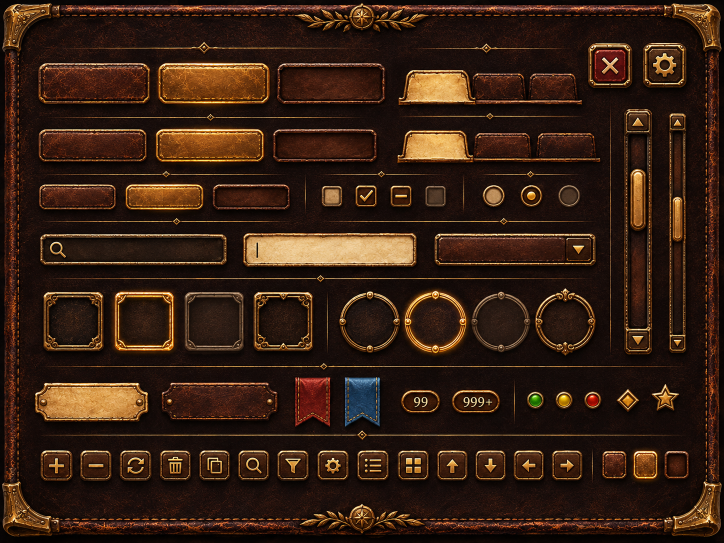
#> input picture art/sheet-kit.png, 1448 x 1086 px (shown at 1/2 size); the run also reads 2 pictures not shown here
$ python slice_assets.py
#> lines starting #> are read from the running program, lines starting #| are printed output that depends on the picture; after the words box and inside, x2 and y2 are one past the last pixel; in counts of white or black regions, pixels touching at a corner belong together
"""BIG CHRONICLE :: 에셋 시트 자르기

art/ 폴더의 에셋 시트 3장(사용자가 제공한 그림)에서 UI 조각을 잘라
(그리고 로고 그림 logo.png · title.png · minimap.png 가 있으면 바탕을 걷어 내)
투명 배경 TGA(2의 거듭제곱 크기)로 저장하고, 조각의 크기와 늘림 여백을
BigChronicle/UI/Atlas.lua 로 내보낸다.

    python3 tools/slice_assets.py [미리보기.png]

필요: Pillow, numpy, scipy
"""
import math
import pathlib
import sys

import numpy as np
from PIL import Image, ImageFilter
from scipy import ndimage as ndi

ROOT = pathlib.Path(__file__).resolve().parent.parent
ART = ROOT / "art"
MEDIA = ROOT / "BigChronicle" / "Media"
UIOUT = ROOT / "BigChronicle" / "UI" / "Atlas.lua"
(MEDIA / "UI").mkdir(parents=True, exist_ok=True)

SHEET = {
    "K": Image.open(ART / "sheet-kit.png").convert("RGB"),      # 버튼·칸·틀 모음 (가죽 바탕)
    "P": Image.open(ART / "sheet-panels.png").convert("RGB"),   # 판·탭·명판 모음
    "R": Image.open(ART / "sheet-parts.png").convert("RGB"),    # 인장·막대·아이콘 모음
}
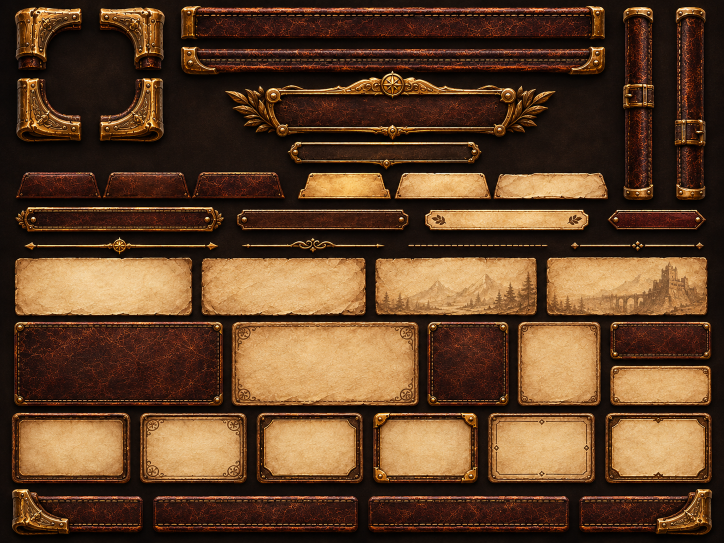
#> input picture art/sheet-panels.png, 1448 x 1086 px (shown at 1/2 size)
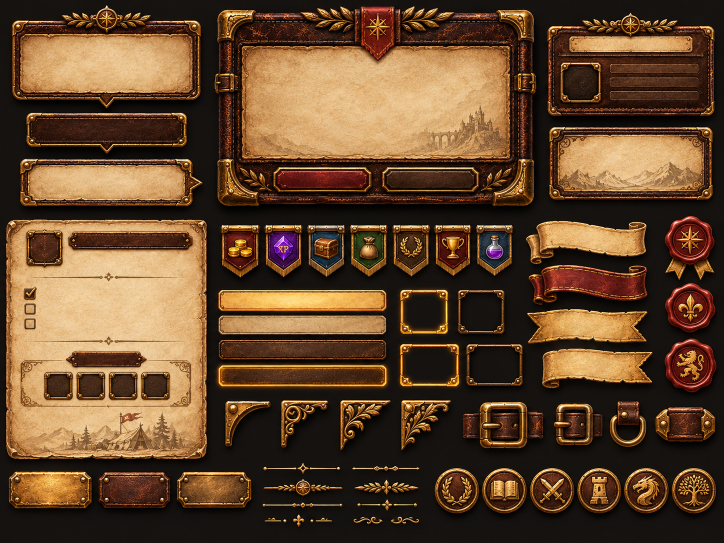
#> input picture art/sheet-parts.png, 1448 x 1086 px (shown at 1/2 size)
THR = {"K": 60, "P": 45, "R": 45}   # 바탕과 조각을 가르는 밝기
SCALE = 0.7                          # 게임에서 보이는 크기 ≈ 원본의 0.7배

atlas = {}
preview = []


def pot(n):
    """원본의 0.7배 이상을 담는 가장 작은 2의 거듭제곱"""
    return max(16, 2 ** math.ceil(math.log2(max(1.0, n * SCALE))))


def save(name, img, **meta):
    w, h = img.size
    out = img.resize((pot(w), pot(h)), Image.LANCZOS)
    out.save(MEDIA / "UI" / f"{name}.tga")
    atlas[name] = dict(w=w, h=h, **meta)
    preview.append((name, img))
    return img


def mask_of(rgb, thr, close=2, fill=True):
    a = np.asarray(rgb).astype(np.int32)
    m = a.max(axis=2) > thr
    if close:
        m = ndi.binary_closing(m, iterations=close)
    if fill:
        m = ndi.binary_fill_holes(m)
    return m


def cut(sheet, box, pad=4, thr=None, close=2, fill=True, keep="center", glow=False, soft=0.8):
    """조각 하나를 잘라 RGBA 로 돌려준다. 바탕은 투명하게."""
    src = SHEET[sheet]
    x0, y0, x1, y1 = box
    X0, Y0, X1, Y1 = max(0, x0 - pad), max(0, y0 - pad), min(src.size[0], x1 + pad), min(src.size[1], y1 + pad)
    rgb = src.crop((X0, Y0, X1, Y1))
    thr = thr or THR[sheet]
    m = mask_of(rgb, thr, close, fill)
    lab, n = ndi.label(m)
    if n > 1 and keep != "all":
        # 상자 안쪽과 가장 많이 겹치는 덩어리(들)만 남긴다 (옆 조각의 끄트머리를 버린다)
        inner = np.zeros_like(m)
        inner[y0 - Y0:y1 - Y0, x0 - X0:x1 - X0] = True
        sizes = ndi.sum(inner, lab, range(1, n + 1))
        best = sizes.max()
        ok = [i + 1 for i, s in enumerate(sizes) if s >= best * (0.02 if keep == "parts" else 0.5)]
        m = np.isin(lab, ok)
    alpha = ndi.gaussian_filter(m.astype(np.float32), soft)
    if glow:
        # 둘레의 빛 번짐은 밝기에 비례해 부드럽게 남긴다
        v = np.asarray(rgb).astype(np.float32).max(axis=2)
        ramp = np.clip((v - 45) / 90, 0, 1)
        near = ndi.gaussian_filter(ndi.binary_dilation(m, iterations=7).astype(np.float32), 2.5)
        alpha = np.maximum(alpha, ramp * near)
    out = np.dstack([np.asarray(rgb), (np.clip(alpha, 0, 1) * 255).astype(np.uint8)])
    return Image.fromarray(out, "RGBA")


def tile_from(sheet, box, flatten=40):
    """깨끗한 부분을 거울처럼 이어 붙여 이음매 없는 반복 무늬를 만든다."""
    patch = np.asarray(SHEET[sheet].crop(box)).astype(np.float32)
    if flatten:
        # 큰 얼룩(밝기 기울기)은 걷어 내고 결만 남긴다 → 반복해도 무늬가 눈에 띄지 않는다
        low = np.dstack([ndi.gaussian_filter(patch[..., c], flatten) for c in range(3)])
        mean = low.mean(axis=(0, 1), keepdims=True)
        patch = mean + (patch - low) * 0.55      # 결의 대비도 조금 낮춘다 (거울 무늬가 덜 보이게)
    patch = np.clip(patch, 0, 255).astype(np.uint8)
    top = np.concatenate([patch, patch[:, ::-1]], axis=1)
    full = np.concatenate([top, top[::-1]], axis=0)
    return Image.fromarray(full, "RGB").convert("RGBA")


def leather_tile():
    """창 안쪽 가죽: 시트 K 아래쪽의 깨끗한 띠(높이 36)를 여러 군데에서 떼어 세로로 엮는다.
    줄과 줄은 서서히 섞고, 위아래·좌우가 이어지도록 만든다."""
    src = np.asarray(SHEET["K"]).astype(np.float32)
    band = src[964:1000, 70:1380]                  # 1310 x 36
    rows, rh, ov, w = 8, 32, 4, 256
    H = rows * rh
    out = np.zeros((H, w, 3), np.float32)
    wsum = np.zeros((H, w, 1), np.float32)
    for i in range(rows):
        seg = band[:, i * 150:i * 150 + w]
        seg = seg - seg.mean(axis=1, keepdims=True) + seg.mean(axis=(0, 1), keepdims=True)   # 줄무늬 방지
        if i % 2:
            seg = seg[::-1]
        weight = np.ones((rh + ov, 1, 1), np.float32)
        weight[:ov, 0, 0] = np.linspace(0, 1, ov, endpoint=False)
        weight[-ov:, 0, 0] = np.linspace(1, 0, ov, endpoint=False)
        for k in range(rh + ov):
            y = (i * rh + k) % H
            out[y] += seg[k] * weight[k]
            wsum[y] += weight[k]
    out /= np.maximum(wsum, 1e-6)
    low = np.dstack([ndi.gaussian_filter(out[..., c], 30, mode="wrap") for c in range(3)])
    out = np.clip(out - low + low.mean(axis=(0, 1), keepdims=True), 0, 255).astype(np.uint8)
    full = np.concatenate([out, out[:, ::-1]], axis=1)   # 좌우는 거울처럼 이어 붙인다 → 512 x 256
    return Image.fromarray(full, "RGB").resize((512, 512), Image.LANCZOS).convert("RGBA")


def feather_inner(img, l, r, t, b, width):
    """9조각 판의 가운데 쪽 가장자리를 서서히 투명하게 (아래에 깔리는 반복 무늬와 자연스럽게 섞인다)"""
    a = np.asarray(img).astype(np.float32).copy()
    h, w = a.shape[:2]
    yy, xx = np.mgrid[0:h, 0:w].astype(np.float32)
    d = np.minimum(np.minimum(xx - (l - width), (w - r + width) - xx), np.minimum(yy - (t - width), (h - b + width) - yy))
    fade = np.clip(1 - d / width, 0, 1)   # 안쪽 경계에서 0, 바깥쪽으로 width 만큼 가면 1
    a[..., 3] *= fade
    return Image.fromarray(a.astype(np.uint8), "RGBA")


# ------------------------------------------------------------------ 창틀 (시트 K 전체가 하나의 창)
def window_frame():
    src = SHEET["K"]
#> src is the input picture: PIL image 1448x1086 RGB; mean R, G, B 53.3, 31.5, 18.5
    a = np.asarray(src).astype(np.int32)
    v = a.max(axis=2)
    H, W = v.shape
    # ① 창의 바깥 윤곽: 네 귀퉁이에서 시작해 검은 바탕만 따라가며 채운 곳이 '바깥'
    solid = ndi.binary_closing(v > 30, iterations=4)
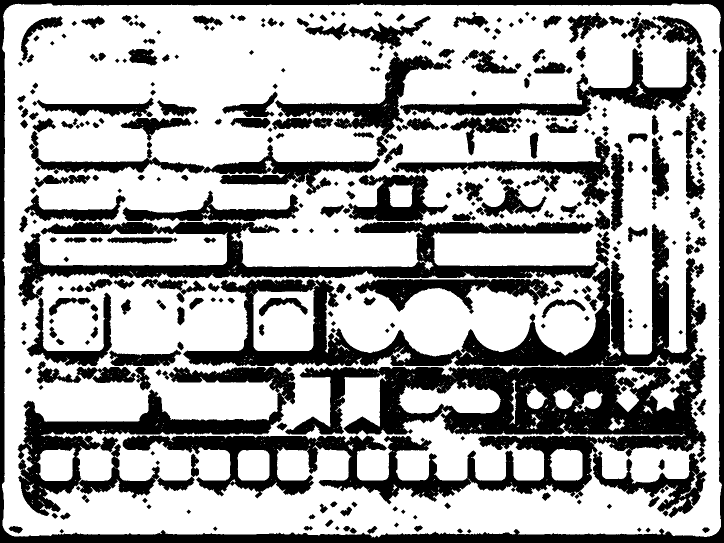
#> solid: shape (1086, 1448) bool (shown at 1/2 size); 65.4% white; 380 black regions, largest, box (x1, y1, x2, y2) and area: (245, 707, 1414, 1036) 130973, (366, 447, 1414, 732) 61077, (0, 0, 1448, 1086) 58888
    seeds = np.zeros_like(solid)
    seeds[0, :] = seeds[-1, :] = True
    seeds[:, 0] = seeds[:, -1] = True
    outside = ndi.binary_propagation(seeds & ~solid, mask=~solid)
#> outside: shape (1086, 1448) bool; 3.7% white; 1 white region, box (x1, y1, x2, y2) and area: (0, 0, 1448, 1086) 58888
    shape = ndi.binary_fill_holes(~outside)
    dist = ndi.distance_transform_edt(shape)
    # ② 가죽 테두리 띠: 바깥 윤곽에서 안쪽으로 46px (가죽 관 + 박음질), 그 뒤 12px 에 걸쳐 사라진다
    band = np.clip((58 - dist) / 12.0, 0, 1) * shape
    # ③ 금 모서리와 위아래 장식: 테두리와 이어진 밝은 덩어리
    bright = ndi.binary_closing(v > 52, iterations=4)
#> bright: shape (1086, 1448) bool; 37.5% white; 931 white regions (773 under 20 px), largest, box (x1, y1, x2, y2) and area: (4, 6, 1443, 1073) 135482, (486, 466, 833, 534) 23086, (1241, 218, 1304, 709) 20268
    lab, n = ndi.label(bright)
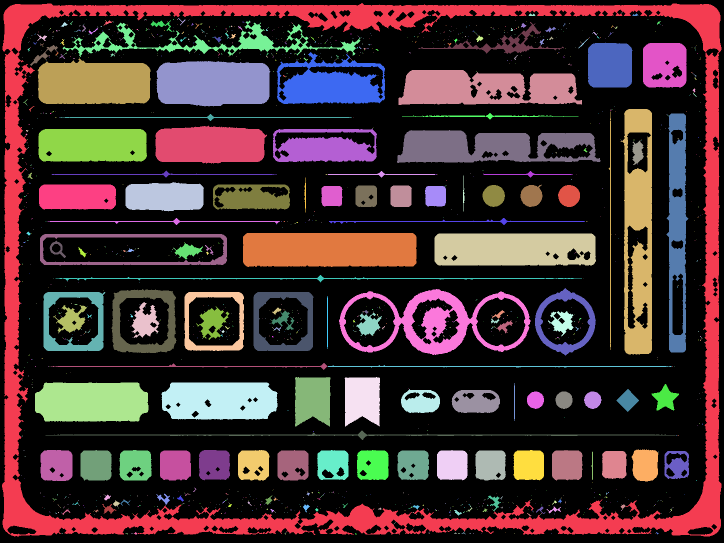
#> lab: shape (1086, 1448) int32 (shown at 1/2 size); 1656 distinct labels, from 0 to 1655; one colour per label, 0 black
#> n = 1655
    ring = (dist > 0) & (dist < 40)
#> ring: shape (1086, 1448) bool; 12.2% white; 1 white region, box (x1, y1, x2, y2) and area: (4, 6, 1444, 1075) 192211
    sizes = ndi.sum(ring, lab, range(1, n + 1))
#> sizes = 1655 values, max 128759 at index 0, min 0 at index 56, mean 78.32
    gold = lab == (int(np.argmax(sizes)) + 1)
#> gold: shape (1086, 1448) bool; 8.6% white; 1 white region, box (x1, y1, x2, y2) and area: (4, 6, 1443, 1073) 134616
    holes, hn = ndi.label(~gold)
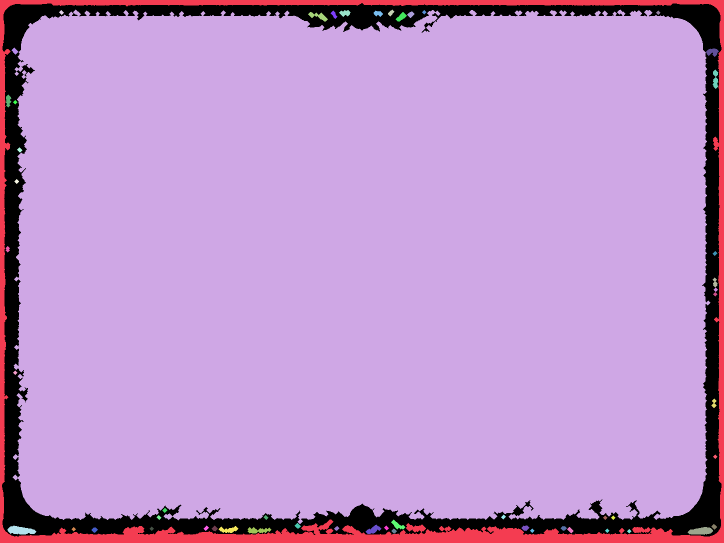
#> holes: shape (1086, 1448) int32 (shown at 1/2 size); 56 distinct labels, from 0 to 55; one colour per label, 0 black
#> hn = 55
    hs = ndi.sum(np.ones_like(gold), holes, range(1, hn + 1))
#> hs = 55 values, max 1364157 at index 1, min 41 at index 5, mean 26143.9
    for i, sz in enumerate(hs):
        if sz < 2500:
            gold |= holes == (i + 1)
#> this loop made 55 passes
#> sz on passes 1 to 8: 67143, 1364157, 92, 50, 197, 41, 106, 149
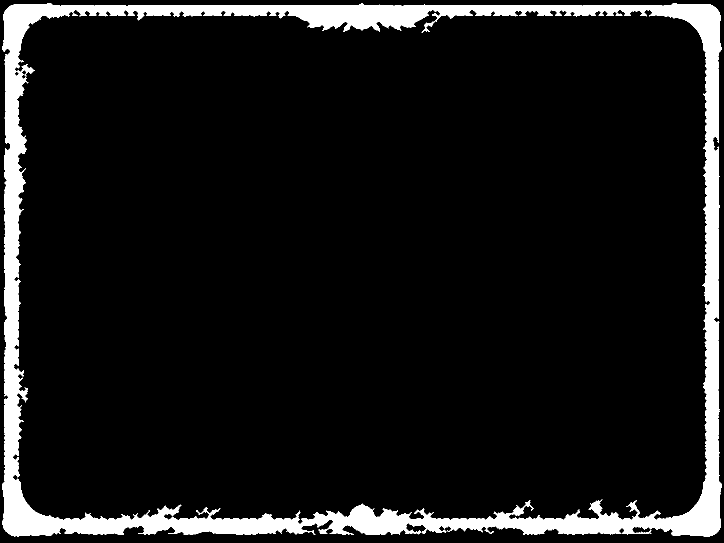
#> gold: shape (1086, 1448) bool (shown at 1/2 size); 9% white; 1 white region, box (x1, y1, x2, y2) and area: (4, 6, 1443, 1073) 141228
    gold &= shape
    alpha = np.maximum(band, ndi.gaussian_filter(gold.astype(np.float32), 1.0))
    alpha *= ndi.gaussian_filter(shape.astype(np.float32), 0.8)
    rgba = Image.fromarray(np.dstack([np.asarray(src), (np.clip(alpha, 0, 1) * 255).astype(np.uint8)]), "RGBA")
    C, T, B, S = 124, 70, 92, 64
    save("FrameTL", rgba.crop((0, 0, C, C)))
    save("FrameTR", rgba.crop((W - C, 0, W, C)))
    save("FrameBL", rgba.crop((0, H - C, C, H)))
    save("FrameBR", rgba.crop((W - C, H - C, W, H)))
    # 위아래 가장자리: 장식이 없는 구간을 거울처럼 이어 붙여 가로로 반복할 수 있게 한다 (창 폭이 달라도 쓸 수 있다)
    def htile(y0, y1):
#> called with y0 = 0, y1 = 70
        seg = np.asarray(rgba.crop((C + 6, y0, 560, y1)))
        return Image.fromarray(np.concatenate([seg, seg[:, ::-1]], axis=1), "RGBA")
    et = htile(0, T)
    save("FrameT", et, tile=et.size[0])
    eb = htile(H - T, H)
    save("FrameB", eb, tile=eb.size[0])
    save("FrameL", rgba.crop((0, C, S, H - C)))
    save("FrameR", rgba.crop((W - S, C, W, H - C)))
    # 위아래 가운데의 나침반·월계수 장식은 따로
    save("OrnamentTop", rgba.crop((580, 0, 868, T)))
    save("OrnamentBottom", rgba.crop((580, H - B, 868, H)))
    atlas["Frame"] = dict(w=W, h=H, corner=C, top=T, bottom=T, side=S)


def erase_text(img, inset):
    """배지 안에 그려진 숫자를 지운다: 테 안쪽을 그 둘레의 색으로 고르게 채운다."""
    a = np.asarray(img).astype(np.float32).copy()
    h, w = a.shape[:2]
    yy, xx = np.mgrid[0:h, 0:w].astype(np.float32)
    r = h / 2 - inset
    cx0, cx1, cy = h / 2, w - h / 2, h / 2
    dx = np.where(xx < cx0, cx0 - xx, np.where(xx > cx1, xx - cx1, 0))
    inside = np.sqrt(dx * dx + (yy - cy) ** 2) < r
    ringband = (np.sqrt(dx * dx + (yy - cy) ** 2) < r + 2) & ~inside
    col = np.median(a[ringband][:, :3], axis=0)
    noise = ndi.gaussian_filter(np.random.default_rng(3).standard_normal((h, w)), 1.2) * 3
    for c in range(3):
        a[..., c] = np.where(inside, col[c] + noise, a[..., c])
    soft = ndi.gaussian_filter(inside.astype(np.float32), 1.0)[..., None]
    orig = np.asarray(img).astype(np.float32)
    a[..., :3] = orig[..., :3] * (1 - soft) + a[..., :3] * soft
    return Image.fromarray(np.clip(a, 0, 255).astype(np.uint8), "RGBA")


def from_white(path, width, square=False):
    """로고 그림을 투명 바탕으로 다듬는다.
    그림에 이미 투명 바탕이 있으면 그대로 쓰고, 흰 바탕이면 바탕을 걷어 내고(밝고 색이 옅은 곳 = 바탕)
    가장자리의 흰 기운을 뺀다."""
    src = Image.open(path)
    if src.mode in ("RGBA", "LA") and np.asarray(src.convert("RGBA"))[..., 3].min() < 16:
        img = src.convert("RGBA")
        a = np.asarray(img)[..., 3]
        ys, xs = np.nonzero(a > 8)
        img = img.crop((xs.min(), ys.min(), xs.max() + 1, ys.max() + 1))
        return fit(img, width, square)
    rgb = np.asarray(src.convert("RGB")).astype(np.float32)
    mx, mn = rgb.max(axis=2), rgb.min(axis=2)
    bg = np.clip((mn - 205) / 35, 0, 1) * np.clip((45 - (mx - mn)) / 30, 0, 1)
    a = 1 - bg
    # 바탕 쪽에 흩어진 작은 얼룩은 지운다
    solid = ndi.binary_opening(a > 0.5, iterations=2)
    lab, n = ndi.label(solid)
    if n:
        sizes = ndi.sum(solid, lab, range(1, n + 1))
        keep = np.isin(lab, [i + 1 for i, v in enumerate(sizes) if v > solid.sum() * 0.002])
        a = a * ndi.binary_dilation(keep, iterations=3)
    # 흰색과 섞인 가장자리 색을 되돌린다: c = (c - (1 - a) * 255) / a
    k = np.maximum(a, 0.05)[..., None]
    col = np.clip((rgb - (1 - k) * 255) / k, 0, 255)
    out = np.dstack([col, a[..., None] * 255]).astype(np.uint8)
    img = Image.fromarray(out, "RGBA")
    ys, xs = np.nonzero(a > 0.03)
    img = img.crop((xs.min(), ys.min(), xs.max() + 1, ys.max() + 1))
    return fit(img, width, square)


def scroll_card(src, card_w=620, card_h=124, l=76, r=100, pad=4, tilt=2.7):
    """장 제목 카드용 두루마리 한 장.
    게임 화면 비율(620×124)대로 가운데를 늘여 붙인 뒤, 펼쳐진 면이 오른쪽으로 처지지 않도록
    반시계 방향으로 tilt도 돌려 둔다. 글씨를 놓을 면의 가운데 높이(face)도 함께 적는다."""
    w, h = src.size
    k = (card_h) / (h - 2 * pad)                     # 화면 픽셀 / 원본 픽셀
    band_w = round(card_w / k) + 2 * pad              # 원본 픽셀로 잰 카드 폭
    mid_w = band_w - l - r
    up = 2                                            # 돌릴 때 뭉개지지 않도록 두 배로 그린다
    left = src.crop((0, 0, l, h))
    mid = src.crop((l, 0, w - r, h)).resize((mid_w, h), Image.LANCZOS)
    right = src.crop((w - r, 0, w, h))
    band = Image.new("RGBA", (band_w, h), (0, 0, 0, 0))
    band.paste(left, (0, 0)); band.paste(mid, (l, 0)); band.paste(right, (l + mid_w, 0))
    band = band.resize((band_w * up, h * up), Image.LANCZOS)
    rot = band.rotate(tilt, resample=Image.BICUBIC, expand=True)
    a = np.asarray(rot)[..., 3]
    ys, xs = np.nonzero(a > 8)
    rot = rot.crop((xs.min(), ys.min(), xs.max() + 1, ys.max() + 1))
    a = np.asarray(rot)[..., 3]
    # 글씨가 놓일 가운데 절반에서 펼쳐진 면의 위·아래 끝을 재어 가운데 높이를 구한다
    cw = rot.size[0]
    centers = []
    for x in range(int(cw * 0.3), int(cw * 0.7), 4):
        col = np.nonzero(a[:, x] > 200)[0]
        if len(col):
            centers.append((col.min() + col.max()) / 2)
    face = float(np.mean(centers))
    # 두 배로 그린 그대로 저장한다 (화면 폭 620px보다 촘촘하게)
    # band: 카드 폭(card_w)에 해당하는 그림 픽셀 수 → 게임에서 이 비율로 크기를 정한다
    save("ScrollCard", rot, band=(band_w - 2 * pad) * up, face=round(face, 1))


def plain_edge_middles(img, l, r, band, strip):
    """위·아래 가장자리의 가운데 부분(장식이 있는 곳)을 무늬 없는 금테 조각을 이어 붙여 채운다.
    band: 가장자리 두께(원본 픽셀), strip: 이어 붙일 무늬 없는 구간 (x0, x1)"""
    a = np.asarray(img.convert("RGBA")).copy()
    h, w = a.shape[:2]
    x0, x1 = strip
    piece_w = x1 - x0
    for rows in (slice(0, band), slice(h - band, h)):
        src = a[rows, x0:x1].copy()
        x = l
        while x < w - r:
            n = min(piece_w, w - r - x)
            a[rows, x:x + n] = src[:, :n]
            x += n
    return Image.fromarray(a, "RGBA")


def feather_sides(img, width):
    """조각의 왼쪽·오른쪽 끝을 부드럽게 투명하게 (겹쳐 놓았을 때 이음매가 보이지 않도록)"""
    a = np.asarray(img.convert("RGBA")).astype(np.float32)
    w = a.shape[1]
    ramp = np.ones(w, np.float32)
    for i in range(width):
        k = (i + 1) / (width + 1)
        ramp[i] = min(ramp[i], k)
        ramp[w - 1 - i] = min(ramp[w - 1 - i], k)
    a[..., 3] *= ramp[None, :]
    return Image.fromarray(np.clip(a, 0, 255).astype(np.uint8), "RGBA")


def wax_only(img, pad=4):
    """붉은 밀랍 덩어리와 그 안(문양)만 남기고 바깥의 금빛 리본 등은 지운다"""
    a = np.asarray(img.convert("RGBA")).astype(np.float32)
    r, g, b = a[..., 0], a[..., 1], a[..., 2]
    mx, mn = np.maximum(np.maximum(r, g), b), np.minimum(np.minimum(r, g), b)
    # 색상(hue): 밀랍의 빨강은 0~15도, 리본의 금빛·주황은 25~45도
    hue = np.where(mx > mn, 60.0 * (g - b) / np.maximum(mx - mn, 1e-3), 0.0)
    red = (a[..., 3] > 40) & (r >= g) & (r >= b) & (r > 35) & (hue < 15) & ((mx - mn) / np.maximum(mx, 1) > 0.35)
    m = ndi.binary_closing(red, iterations=2)
    m = ndi.binary_fill_holes(m)
    lab, n = ndi.label(m)
    if n > 1:
        sizes = ndi.sum(m, lab, range(1, n + 1))
        m = lab == (int(np.argmax(sizes)) + 1)
    soft = ndi.gaussian_filter(m.astype(np.float32), 0.8)
    a[..., 3] = a[..., 3] * np.clip(soft, 0, 1)
    ys, xs = np.nonzero(a[..., 3] > 8)
    x0, y0 = max(0, xs.min() - pad), max(0, ys.min() - pad)
    x1, y1 = min(a.shape[1], xs.max() + 1 + pad), min(a.shape[0], ys.max() + 1 + pad)
    return Image.fromarray(np.clip(a, 0, 255).astype(np.uint8), "RGBA").crop((x0, y0, x1, y1))


def match_gold(img, refs):
    """img 의 금빛을 refs(창틀 조각들)의 금박 색에 맞춘다.
    밝기 순서는 그대로 두고, 각 채널의 분포를 창틀 금박의 분포로 옮긴다 (히스토그램 맞추기)."""
    def gold_pixels(im):
        a = np.asarray(im.convert("RGBA")).astype(np.float32)
        rgb, al = a[..., :3], a[..., 3]
        mx, mn = rgb.max(axis=2), rgb.min(axis=2)
        # 금박: 불투명하고, 노랑~주황 계열이며, 어느 정도 밝은 곳
        m = (al > 230) & (mx > 90) & ((mx - mn) > 40) & (rgb[..., 0] >= rgb[..., 1]) & (rgb[..., 1] >= rgb[..., 2])
        return rgb[m]
    ref = np.concatenate([gold_pixels(r) for r in refs])
    a = np.asarray(img.convert("RGBA")).astype(np.float32)
    rgb, al = a[..., :3], a[..., 3]
    m = al > 8
    out = rgb.copy()
    for c in range(3):
        src = rgb[..., c][m]
        order = np.argsort(src, kind="stable")
        ranks = np.empty_like(order)
        ranks[order] = np.arange(len(src))
        q = ranks / max(1, len(src) - 1)
        out[..., c][m] = np.quantile(ref[:, c], q)
    res = np.dstack([np.clip(out, 0, 255), al]).astype(np.uint8)
    return Image.fromarray(res, "RGBA")


def fit(img, width, square=False):
    if square:
        side = max(img.size)
        sq = Image.new("RGBA", (side, side), (0, 0, 0, 0))
        sq.paste(img, ((side - img.size[0]) // 2, (side - img.size[1]) // 2))
        return sq.resize((width, width), Image.LANCZOS)
    h = round(img.size[1] * width / img.size[0])
    return img.resize((width, h), Image.LANCZOS)


def main():
    window_frame()

    # 반복 무늬: 창 안쪽의 짙은 가죽, 양피지
    save("LeatherTile", leather_tile(), tile=512, tileH=512)
#> the loop in leather_tile, `for i in range(rows):` made 8 passes
#> pass 1, in leather_tile, `seg = band[:, i * 150:i * 150 + w]`:
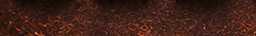
#> seg: shape (36, 256, 3) float32; mean of channels 0, 1, 2 23.2, 11.8, 8.6; drawn with min black and max white
#> (the rest of the program and of its run is left out)
